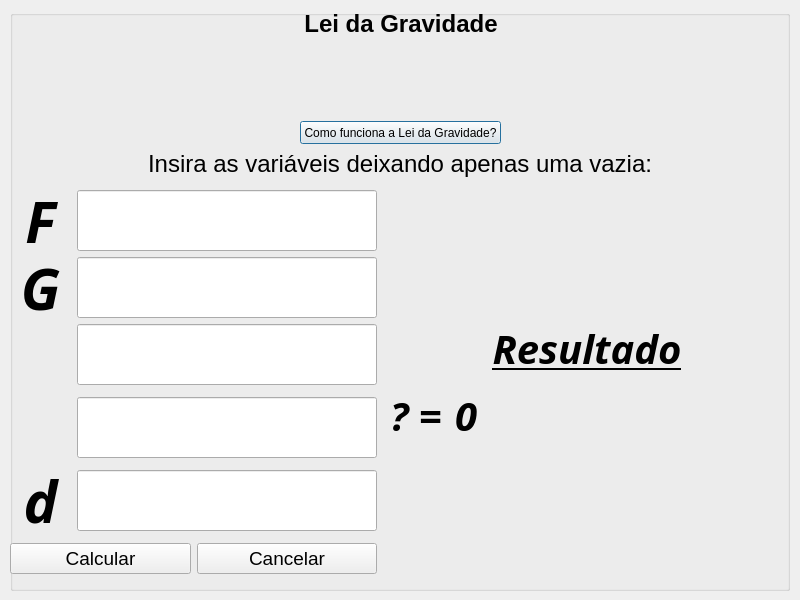
<?xml version="1.0" encoding="UTF-8"?>
<ui version="4.0">
 <class>telaGravidade</class>
 <widget class="QDialog" name="telaGravidade">
  <property name="geometry">
   <rect>
    <x>0</x>
    <y>0</y>
    <width>800</width>
    <height>600</height>
   </rect>
  </property>
  <property name="minimumSize">
   <size>
    <width>800</width>
    <height>600</height>
   </size>
  </property>
  <property name="maximumSize">
   <size>
    <width>800</width>
    <height>600</height>
   </size>
  </property>
  <property name="windowTitle">
   <string>Sistema de Resolução de Equações - Lei da Gravidade</string>
  </property>
  <property name="windowIcon">
   <iconset resource="fileRecourses.qrc">
    <normaloff>:/new/logo/images/logo.png</normaloff>:/new/logo/images/logo.png</iconset>
  </property>
  <widget class="QGroupBox" name="groupBox">
   <property name="geometry">
    <rect>
     <x>10</x>
     <y>10</y>
     <width>780</width>
     <height>581</height>
    </rect>
   </property>
   <property name="minimumSize">
    <size>
     <width>780</width>
     <height>480</height>
    </size>
   </property>
   <property name="maximumSize">
    <size>
     <width>780</width>
     <height>581</height>
    </size>
   </property>
   <property name="title">
    <string/>
   </property>
   <widget class="QWidget" name="layoutWidget">
    <property name="geometry">
     <rect>
      <x>0</x>
      <y>0</y>
      <width>781</width>
      <height>574</height>
     </rect>
    </property>
    <layout class="QVBoxLayout" name="verticalLayout_6">
     <item>
      <layout class="QVBoxLayout" name="verticalLayout_3">
       <item>
        <layout class="QHBoxLayout" name="horizontalLayout_7">
         <item>
          <spacer name="horizontalSpacer_8">
           <property name="orientation">
            <enum>Qt::Horizontal</enum>
           </property>
           <property name="sizeHint" stdset="0">
            <size>
             <width>40</width>
             <height>20</height>
            </size>
           </property>
          </spacer>
         </item>
         <item>
          <widget class="QLabel" name="titulo">
           <property name="font">
            <font>
             <family>Arial</family>
             <pointsize>18</pointsize>
             <weight>75</weight>
             <bold>true</bold>
            </font>
           </property>
           <property name="text">
            <string>Lei da Gravidade</string>
           </property>
           <property name="alignment">
            <set>Qt::AlignCenter</set>
           </property>
          </widget>
         </item>
         <item>
          <spacer name="horizontalSpacer_7">
           <property name="orientation">
            <enum>Qt::Horizontal</enum>
           </property>
           <property name="sizeHint" stdset="0">
            <size>
             <width>40</width>
             <height>20</height>
            </size>
           </property>
          </spacer>
         </item>
        </layout>
       </item>
       <item>
        <layout class="QHBoxLayout" name="horizontalLayout_6">
         <item>
          <spacer name="horizontalSpacer_4">
           <property name="orientation">
            <enum>Qt::Horizontal</enum>
           </property>
           <property name="sizeHint" stdset="0">
            <size>
             <width>40</width>
             <height>20</height>
            </size>
           </property>
          </spacer>
         </item>
         <item>
          <widget class="QLabel" name="formulaLeiGravidade">
           <property name="minimumSize">
            <size>
             <width>371</width>
             <height>71</height>
            </size>
           </property>
           <property name="maximumSize">
            <size>
             <width>371</width>
             <height>71</height>
            </size>
           </property>
           <property name="text">
            <string/>
           </property>
           <property name="pixmap">
            <pixmap resource="fileRecourses.qrc">:/new/formulas/images/02.PNG</pixmap>
           </property>
           <property name="scaledContents">
            <bool>true</bool>
           </property>
           <property name="alignment">
            <set>Qt::AlignCenter</set>
           </property>
          </widget>
         </item>
         <item>
          <spacer name="horizontalSpacer_3">
           <property name="orientation">
            <enum>Qt::Horizontal</enum>
           </property>
           <property name="sizeHint" stdset="0">
            <size>
             <width>40</width>
             <height>20</height>
            </size>
           </property>
          </spacer>
         </item>
        </layout>
       </item>
       <item>
        <layout class="QVBoxLayout" name="verticalLayout_2">
         <item>
          <layout class="QHBoxLayout" name="horizontalLayout">
           <item>
            <spacer name="horizontalSpacer_2">
             <property name="orientation">
              <enum>Qt::Horizontal</enum>
             </property>
             <property name="sizeHint" stdset="0">
              <size>
               <width>40</width>
               <height>20</height>
              </size>
             </property>
            </spacer>
           </item>
           <item>
            <widget class="QPushButton" name="btnSite">
             <property name="minimumSize">
              <size>
               <width>201</width>
               <height>23</height>
              </size>
             </property>
             <property name="maximumSize">
              <size>
               <width>201</width>
               <height>23</height>
              </size>
             </property>
             <property name="layoutDirection">
              <enum>Qt::LeftToRight</enum>
             </property>
             <property name="text">
              <string>Como funciona a Lei da Gravidade?</string>
             </property>
             <property name="default">
              <bool>false</bool>
             </property>
            </widget>
           </item>
           <item>
            <spacer name="horizontalSpacer">
             <property name="orientation">
              <enum>Qt::Horizontal</enum>
             </property>
             <property name="sizeHint" stdset="0">
              <size>
               <width>40</width>
               <height>20</height>
              </size>
             </property>
            </spacer>
           </item>
          </layout>
         </item>
        </layout>
       </item>
       <item>
        <layout class="QHBoxLayout" name="horizontalLayout_5">
         <item>
          <spacer name="horizontalSpacer_5">
           <property name="orientation">
            <enum>Qt::Horizontal</enum>
           </property>
           <property name="sizeHint" stdset="0">
            <size>
             <width>40</width>
             <height>20</height>
            </size>
           </property>
          </spacer>
         </item>
         <item>
          <layout class="QFormLayout" name="formLayout"/>
         </item>
         <item>
          <widget class="QLabel" name="descricao">
           <property name="font">
            <font>
             <pointsize>18</pointsize>
            </font>
           </property>
           <property name="text">
            <string>Insira as variáveis deixando apenas uma vazia:</string>
           </property>
          </widget>
         </item>
         <item>
          <spacer name="horizontalSpacer_6">
           <property name="orientation">
            <enum>Qt::Horizontal</enum>
           </property>
           <property name="sizeHint" stdset="0">
            <size>
             <width>40</width>
             <height>20</height>
            </size>
           </property>
          </spacer>
         </item>
        </layout>
       </item>
      </layout>
     </item>
     <item>
      <layout class="QHBoxLayout" name="horizontalLayout_8">
       <item>
        <layout class="QVBoxLayout" name="LayoutVariaveis">
         <item>
          <layout class="QVBoxLayout" name="verticalLayout">
           <item>
            <layout class="QHBoxLayout" name="A">
             <item>
              <widget class="QLabel" name="labelF">
               <property name="minimumSize">
                <size>
                 <width>61</width>
                 <height>61</height>
                </size>
               </property>
               <property name="maximumSize">
                <size>
                 <width>61</width>
                 <height>61</height>
                </size>
               </property>
               <property name="font">
                <font>
                 <family>Adobe Devanagari</family>
                 <pointsize>43</pointsize>
                 <weight>75</weight>
                 <italic>true</italic>
                 <bold>true</bold>
                </font>
               </property>
               <property name="text">
                <string>F</string>
               </property>
               <property name="alignment">
                <set>Qt::AlignCenter</set>
               </property>
              </widget>
             </item>
             <item>
              <widget class="QLineEdit" name="variavelF">
               <property name="minimumSize">
                <size>
                 <width>300</width>
                 <height>61</height>
                </size>
               </property>
               <property name="maximumSize">
                <size>
                 <width>300</width>
                 <height>61</height>
                </size>
               </property>
               <property name="font">
                <font>
                 <family>Adobe Devanagari</family>
                 <pointsize>28</pointsize>
                 <weight>75</weight>
                 <italic>true</italic>
                 <bold>true</bold>
                </font>
               </property>
               <property name="inputMask">
                <string/>
               </property>
               <property name="text">
                <string/>
               </property>
               <property name="alignment">
                <set>Qt::AlignCenter</set>
               </property>
              </widget>
             </item>
            </layout>
           </item>
           <item>
            <layout class="QHBoxLayout" name="B">
             <item>
              <widget class="QLabel" name="labelG">
               <property name="minimumSize">
                <size>
                 <width>61</width>
                 <height>61</height>
                </size>
               </property>
               <property name="maximumSize">
                <size>
                 <width>61</width>
                 <height>61</height>
                </size>
               </property>
               <property name="font">
                <font>
                 <family>Adobe Devanagari</family>
                 <pointsize>43</pointsize>
                 <weight>75</weight>
                 <italic>true</italic>
                 <bold>true</bold>
                </font>
               </property>
               <property name="text">
                <string>G</string>
               </property>
               <property name="alignment">
                <set>Qt::AlignCenter</set>
               </property>
              </widget>
             </item>
             <item>
              <widget class="QLineEdit" name="variavelG">
               <property name="minimumSize">
                <size>
                 <width>300</width>
                 <height>61</height>
                </size>
               </property>
               <property name="maximumSize">
                <size>
                 <width>300</width>
                 <height>61</height>
                </size>
               </property>
               <property name="font">
                <font>
                 <family>Adobe Devanagari</family>
                 <pointsize>28</pointsize>
                 <weight>75</weight>
                 <italic>true</italic>
                 <bold>true</bold>
                </font>
               </property>
               <property name="text">
                <string/>
               </property>
               <property name="alignment">
                <set>Qt::AlignCenter</set>
               </property>
              </widget>
             </item>
            </layout>
           </item>
           <item>
            <layout class="QHBoxLayout" name="C">
             <item>
              <widget class="QLabel" name="labelM1">
               <property name="minimumSize">
                <size>
                 <width>61</width>
                 <height>61</height>
                </size>
               </property>
               <property name="maximumSize">
                <size>
                 <width>61</width>
                 <height>61</height>
                </size>
               </property>
               <property name="font">
                <font>
                 <family>Adobe Devanagari</family>
                 <pointsize>30</pointsize>
                 <weight>75</weight>
                 <italic>true</italic>
                 <bold>true</bold>
                </font>
               </property>
               <property name="text">
                <string/>
               </property>
               <property name="pixmap">
                <pixmap resource="fileRecourses.qrc">:/new/variaveis/images/m1.png</pixmap>
               </property>
               <property name="scaledContents">
                <bool>true</bool>
               </property>
              </widget>
             </item>
             <item>
              <widget class="QLineEdit" name="variavelM1">
               <property name="minimumSize">
                <size>
                 <width>300</width>
                 <height>61</height>
                </size>
               </property>
               <property name="maximumSize">
                <size>
                 <width>300</width>
                 <height>61</height>
                </size>
               </property>
               <property name="font">
                <font>
                 <family>Adobe Devanagari</family>
                 <pointsize>28</pointsize>
                 <weight>75</weight>
                 <italic>true</italic>
                 <bold>true</bold>
                </font>
               </property>
               <property name="layoutDirection">
                <enum>Qt::LeftToRight</enum>
               </property>
               <property name="text">
                <string/>
               </property>
               <property name="alignment">
                <set>Qt::AlignCenter</set>
               </property>
              </widget>
             </item>
            </layout>
           </item>
          </layout>
         </item>
         <item>
          <layout class="QHBoxLayout" name="horizontalLayout_3">
           <item>
            <widget class="QLabel" name="labelM2">
             <property name="minimumSize">
              <size>
               <width>61</width>
               <height>61</height>
              </size>
             </property>
             <property name="maximumSize">
              <size>
               <width>61</width>
               <height>61</height>
              </size>
             </property>
             <property name="font">
              <font>
               <family>Adobe Devanagari</family>
               <pointsize>30</pointsize>
               <weight>75</weight>
               <italic>true</italic>
               <bold>true</bold>
              </font>
             </property>
             <property name="text">
              <string/>
             </property>
             <property name="pixmap">
              <pixmap resource="fileRecourses.qrc">:/new/variaveis/images/m2.png</pixmap>
             </property>
             <property name="scaledContents">
              <bool>true</bool>
             </property>
            </widget>
           </item>
           <item>
            <widget class="QLineEdit" name="variavelM2">
             <property name="minimumSize">
              <size>
               <width>300</width>
               <height>61</height>
              </size>
             </property>
             <property name="maximumSize">
              <size>
               <width>300</width>
               <height>61</height>
              </size>
             </property>
             <property name="font">
              <font>
               <family>Adobe Devanagari</family>
               <pointsize>28</pointsize>
               <weight>75</weight>
               <italic>true</italic>
               <bold>true</bold>
              </font>
             </property>
             <property name="layoutDirection">
              <enum>Qt::LeftToRight</enum>
             </property>
             <property name="text">
              <string/>
             </property>
             <property name="alignment">
              <set>Qt::AlignCenter</set>
             </property>
            </widget>
           </item>
          </layout>
         </item>
         <item>
          <layout class="QHBoxLayout" name="horizontalLayout_4">
           <item>
            <widget class="QLabel" name="labelD">
             <property name="minimumSize">
              <size>
               <width>61</width>
               <height>61</height>
              </size>
             </property>
             <property name="maximumSize">
              <size>
               <width>61</width>
               <height>61</height>
              </size>
             </property>
             <property name="font">
              <font>
               <family>Adobe Devanagari</family>
               <pointsize>43</pointsize>
               <weight>75</weight>
               <italic>true</italic>
               <bold>true</bold>
              </font>
             </property>
             <property name="text">
              <string>d</string>
             </property>
             <property name="alignment">
              <set>Qt::AlignCenter</set>
             </property>
            </widget>
           </item>
           <item>
            <widget class="QLineEdit" name="variavelD">
             <property name="minimumSize">
              <size>
               <width>300</width>
               <height>61</height>
              </size>
             </property>
             <property name="maximumSize">
              <size>
               <width>300</width>
               <height>61</height>
              </size>
             </property>
             <property name="font">
              <font>
               <family>Adobe Devanagari</family>
               <pointsize>28</pointsize>
               <weight>75</weight>
               <italic>true</italic>
               <bold>true</bold>
              </font>
             </property>
             <property name="layoutDirection">
              <enum>Qt::LeftToRight</enum>
             </property>
             <property name="text">
              <string/>
             </property>
             <property name="alignment">
              <set>Qt::AlignCenter</set>
             </property>
            </widget>
           </item>
          </layout>
         </item>
         <item>
          <layout class="QHBoxLayout" name="horizontalLayout_2">
           <item>
            <widget class="QPushButton" name="btnCalculate">
             <property name="font">
              <font>
               <pointsize>14</pointsize>
              </font>
             </property>
             <property name="text">
              <string>Calcular</string>
             </property>
            </widget>
           </item>
           <item>
            <widget class="QPushButton" name="btnCancelar">
             <property name="font">
              <font>
               <pointsize>14</pointsize>
              </font>
             </property>
             <property name="text">
              <string>Cancelar</string>
             </property>
            </widget>
           </item>
          </layout>
         </item>
        </layout>
       </item>
       <item>
        <layout class="QVBoxLayout" name="verticalLayout_5">
         <item>
          <spacer name="verticalSpacer_3">
           <property name="orientation">
            <enum>Qt::Vertical</enum>
           </property>
           <property name="sizeHint" stdset="0">
            <size>
             <width>20</width>
             <height>40</height>
            </size>
           </property>
          </spacer>
         </item>
         <item>
          <layout class="QVBoxLayout" name="verticalLayout_4">
           <item>
            <spacer name="verticalSpacer">
             <property name="orientation">
              <enum>Qt::Vertical</enum>
             </property>
             <property name="sizeHint" stdset="0">
              <size>
               <width>20</width>
               <height>40</height>
              </size>
             </property>
            </spacer>
           </item>
           <item>
            <layout class="QVBoxLayout" name="LayoutResposta">
             <item>
              <widget class="QLabel" name="titleResultado">
               <property name="font">
                <font>
                 <family>Adobe Devanagari</family>
                 <pointsize>30</pointsize>
                 <weight>75</weight>
                 <italic>true</italic>
                 <bold>true</bold>
                 <underline>true</underline>
                </font>
               </property>
               <property name="text">
                <string>Resultado</string>
               </property>
               <property name="alignment">
                <set>Qt::AlignCenter</set>
               </property>
              </widget>
             </item>
             <item>
              <layout class="QHBoxLayout" name="respLayout">
               <item>
                <widget class="QLabel" name="variavelResp">
                 <property name="minimumSize">
                  <size>
                   <width>66</width>
                   <height>66</height>
                  </size>
                 </property>
                 <property name="maximumSize">
                  <size>
                   <width>66</width>
                   <height>66</height>
                  </size>
                 </property>
                 <property name="font">
                  <font>
                   <family>Adobe Devanagari</family>
                   <pointsize>30</pointsize>
                   <weight>75</weight>
                   <italic>true</italic>
                   <bold>true</bold>
                  </font>
                 </property>
                 <property name="text">
                  <string>? =</string>
                 </property>
                 <property name="scaledContents">
                  <bool>true</bool>
                 </property>
                 <property name="alignment">
                  <set>Qt::AlignCenter</set>
                 </property>
                </widget>
               </item>
               <item>
                <widget class="QLabel" name="Resp">
                 <property name="minimumSize">
                  <size>
                   <width>550</width>
                   <height>66</height>
                  </size>
                 </property>
                 <property name="maximumSize">
                  <size>
                   <width>550</width>
                   <height>66</height>
                  </size>
                 </property>
                 <property name="font">
                  <font>
                   <family>Adobe Devanagari</family>
                   <pointsize>30</pointsize>
                   <weight>75</weight>
                   <italic>true</italic>
                   <bold>true</bold>
                  </font>
                 </property>
                 <property name="text">
                  <string>0</string>
                 </property>
                 <property name="scaledContents">
                  <bool>true</bool>
                 </property>
                </widget>
               </item>
              </layout>
             </item>
            </layout>
           </item>
           <item>
            <spacer name="verticalSpacer_2">
             <property name="orientation">
              <enum>Qt::Vertical</enum>
             </property>
             <property name="sizeHint" stdset="0">
              <size>
               <width>20</width>
               <height>40</height>
              </size>
             </property>
            </spacer>
           </item>
          </layout>
         </item>
         <item>
          <spacer name="verticalSpacer_4">
           <property name="orientation">
            <enum>Qt::Vertical</enum>
           </property>
           <property name="sizeHint" stdset="0">
            <size>
             <width>20</width>
             <height>40</height>
            </size>
           </property>
          </spacer>
         </item>
        </layout>
       </item>
      </layout>
     </item>
    </layout>
   </widget>
  </widget>
 </widget>
 <resources>
  <include location="fileRecourses.qrc"/>
 </resources>
 <connections/>
</ui>
